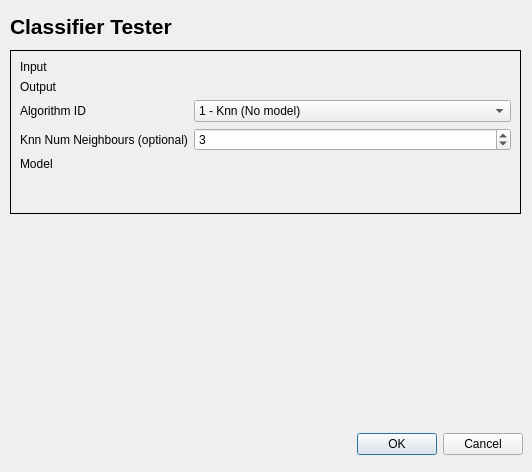
<?xml version="1.0" encoding="UTF-8"?>
<ui version="4.0">
 <class>ClassifierTesterDialogBase</class>
 <widget class="QDialog" name="ClassifierTesterDialogBase">
  <property name="geometry">
   <rect>
    <x>0</x>
    <y>0</y>
    <width>532</width>
    <height>472</height>
   </rect>
  </property>
  <property name="windowTitle">
   <string>Classifier Tester</string>
  </property>
  <widget class="QDialogButtonBox" name="button_box">
   <property name="geometry">
    <rect>
     <x>330</x>
     <y>430</y>
     <width>193</width>
     <height>28</height>
    </rect>
   </property>
   <property name="orientation">
    <enum>Qt::Horizontal</enum>
   </property>
   <property name="standardButtons">
    <set>QDialogButtonBox::Cancel|QDialogButtonBox::Ok</set>
   </property>
  </widget>
  <widget class="QStackedWidget" name="stackedWidget">
   <property name="geometry">
    <rect>
     <x>10</x>
     <y>50</y>
     <width>511</width>
     <height>164</height>
    </rect>
   </property>
   <property name="frameShape">
    <enum>QFrame::Box</enum>
   </property>
   <property name="currentIndex">
    <number>0</number>
   </property>
   <widget class="QWidget" name="page">
    <layout class="QGridLayout" name="gridLayout">
     <item row="0" column="0">
      <layout class="QFormLayout" name="formLayout">
       <item row="0" column="0">
        <widget class="QLabel" name="inputLabel">
         <property name="text">
          <string>Input</string>
         </property>
        </widget>
       </item>
       <item row="0" column="1">
        <widget class="QgsFileWidget" name="inputQgsFileWidget"/>
       </item>
       <item row="1" column="0">
        <widget class="QLabel" name="outputLabel">
         <property name="text">
          <string>Output</string>
         </property>
        </widget>
       </item>
       <item row="1" column="1">
        <widget class="QgsFileWidget" name="outputQgsFileWidget">
         <property name="dialogTitle">
          <string>Select output file</string>
         </property>
         <property name="filter">
          <string>*.tif *.tiff *.gtif *.img *.*</string>
         </property>
         <property name="storageMode">
          <enum>QgsFileWidget::SaveFile</enum>
         </property>
        </widget>
       </item>
       <item row="2" column="0">
        <widget class="QLabel" name="algorithmLabel">
         <property name="text">
          <string>Algorithm ID</string>
         </property>
        </widget>
       </item>
       <item row="2" column="1">
        <widget class="QComboBox" name="algorithmComboBox">
         <item>
          <property name="text">
           <string>1 - Knn (No model)</string>
          </property>
         </item>
         <item>
          <property name="text">
           <string>2 - SVM One Vs Else</string>
          </property>
         </item>
         <item>
          <property name="text">
           <string>3 - SVM Pairwise</string>
          </property>
         </item>
         <item>
          <property name="text">
           <string>4 - Adaboost One Vs Else</string>
          </property>
         </item>
         <item>
          <property name="text">
           <string>5 - Adaboost Pairwise</string>
          </property>
         </item>
         <item>
          <property name="text">
           <string>6 - SVM Pairwise (AUG Version)</string>
          </property>
         </item>
        </widget>
       </item>
       <item row="3" column="0">
        <widget class="QLabel" name="knnNumLabel">
         <property name="text">
          <string>Knn Num Neighbours (optional)</string>
         </property>
        </widget>
       </item>
       <item row="3" column="1">
        <widget class="QSpinBox" name="knnNumSpinBox">
         <property name="value">
          <number>3</number>
         </property>
        </widget>
       </item>
       <item row="4" column="0">
        <widget class="QLabel" name="modelLabel">
         <property name="text">
          <string>Model</string>
         </property>
        </widget>
       </item>
       <item row="4" column="1">
        <widget class="QgsFileWidget" name="modelQgsFileWidget"/>
       </item>
      </layout>
     </item>
    </layout>
   </widget>
   <widget class="QWidget" name="page_2"/>
  </widget>
  <widget class="QLabel" name="title_label">
   <property name="geometry">
    <rect>
     <x>10</x>
     <y>10</y>
     <width>247</width>
     <height>33</height>
    </rect>
   </property>
   <property name="text">
    <string>&lt;!DOCTYPE HTML PUBLIC &quot;-//W3C//DTD HTML 4.0//EN&quot; &quot;http://www.w3.org/TR/REC-html40/strict.dtd&quot;&gt;
&lt;html&gt;&lt;head&gt;&lt;meta name=&quot;qrichtext&quot; content=&quot;1&quot; /&gt;&lt;style type=&quot;text/css&quot;&gt;
p, li { white-space: pre-wrap; }
&lt;/style&gt;&lt;/head&gt;&lt;body style=&quot; font-family:'MS Shell Dlg 2'; font-size:8pt; font-weight:400; font-style:normal;&quot;&gt;
&lt;p style=&quot; margin-top:0px; margin-bottom:0px; margin-left:0px; margin-right:0px; -qt-block-indent:0; text-indent:0px;&quot;&gt;&lt;span style=&quot; font-family:'Sans Serif'; font-size:16pt; font-weight:600;&quot;&gt;Classifier Tester&lt;/span&gt;&lt;/p&gt;&lt;/body&gt;&lt;/html&gt;</string>
   </property>
  </widget>
 </widget>
 <customwidgets>
  <customwidget>
   <class>QgsFileWidget</class>
   <extends>QWidget</extends>
   <header>qgsfilewidget.h</header>
  </customwidget>
 </customwidgets>
 <resources/>
 <connections>
  <connection>
   <sender>button_box</sender>
   <signal>accepted()</signal>
   <receiver>ClassifierTesterDialogBase</receiver>
   <slot>accept()</slot>
   <hints>
    <hint type="sourcelabel">
     <x>20</x>
     <y>20</y>
    </hint>
    <hint type="destinationlabel">
     <x>20</x>
     <y>20</y>
    </hint>
   </hints>
  </connection>
  <connection>
   <sender>button_box</sender>
   <signal>rejected()</signal>
   <receiver>ClassifierTesterDialogBase</receiver>
   <slot>reject()</slot>
   <hints>
    <hint type="sourcelabel">
     <x>20</x>
     <y>20</y>
    </hint>
    <hint type="destinationlabel">
     <x>20</x>
     <y>20</y>
    </hint>
   </hints>
  </connection>
 </connections>
</ui>
